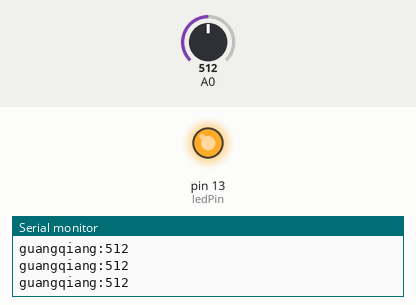
Recording of a sketch running on a simulated Arduino Uno, built with avr-gcc and run on an emulated ATmega328P. Parts: output pins drawn as LEDs (lit = HIGH), the last lines printed to the serial monitor. The inputs (shaded band) are chosen by the test bench; at power-on: A0 = 512.

Above: at 1.2 s.
1.3 s: A0 set to 591
2.8 s: A0 set to 618
At 4.0 s:
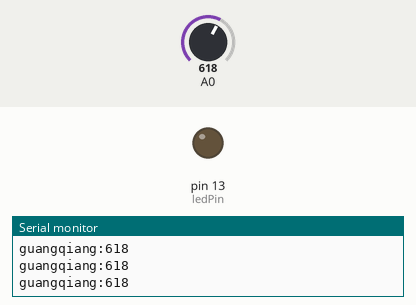
4.3 s: A0 set to 590
At 5.5 s:
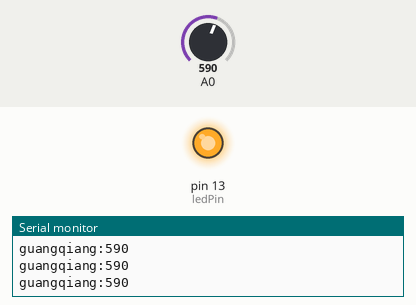
5.8 s: A0 set to 610
At 6.8 s:
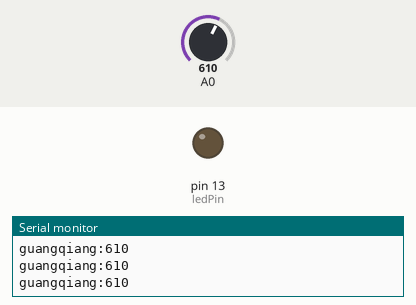
Timing chart, 0 to 8.3 s (numbered marks = the images above; inputs shaded):
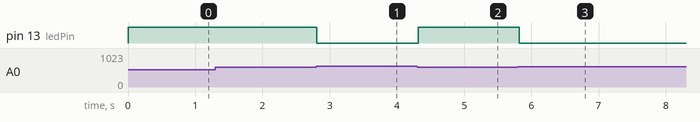

Measured:
- the behaviour switches between 599 and 600 on A0 (found by bisection; images 0 and 1)
- after the input at 2.8 s, pin 13 (ledPin): HIGH → LOW at once
- after the input at 4.3 s, pin 13 (ledPin): LOW → HIGH at once
- after the input at 5.8 s, pin 13 (ledPin): HIGH → LOW at once

The sketch:

guangmin.ino
```cpp
int ledPin = 13;
int val;
void setup()
{
  Serial.begin(9600); // open serial port, set the baud rate to 9600 bps
  pinMode(ledPin, OUTPUT);
}

void loop()
{
  val=analogRead(0);
  if (600>val>0)
  {
    digitalWrite(ledPin,HIGH);
    Serial.print("guangqiang:");
    Serial.println(val);
  }
  else
  {
    digitalWrite(ledPin,LOW);
    Serial.print("guangqiang:");
    Serial.println(val);
  }
  delay(100);
}
```
